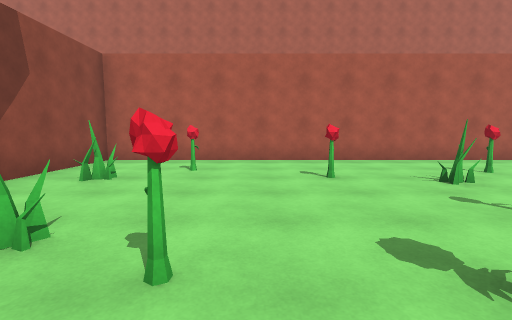
[1] (above)

22 first-person views from a walk through a scene from a Unity 3-D project. The camera is 1.4 m above the floor, tilts 6° down and sees 85° across. The floor is counted in squares, 1.8 m on a side. Each view is taken from the middle of a square. On the plan, view 1 faces up. The plan holds only what a view shows up to about 10 squares ahead; the rest is blank. The place goes on beyond the plan. The player is left out.

[2]
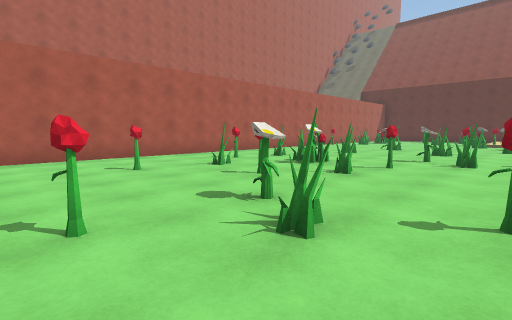

[3]
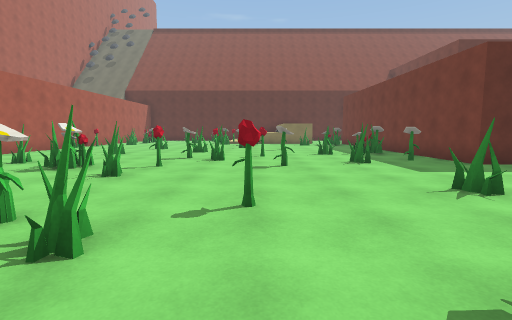

[4]
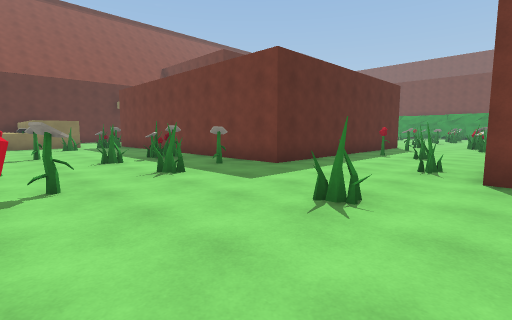

[5]
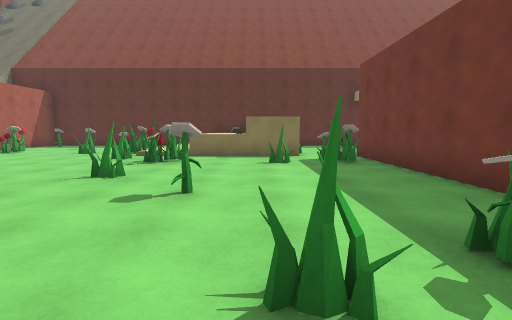

[6]
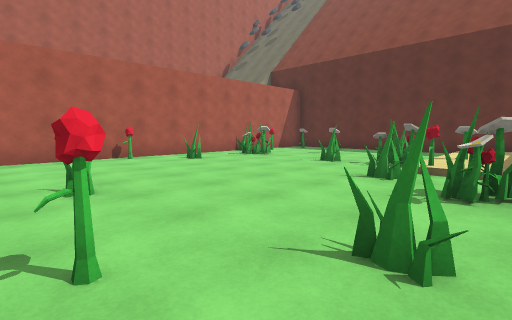

[7]
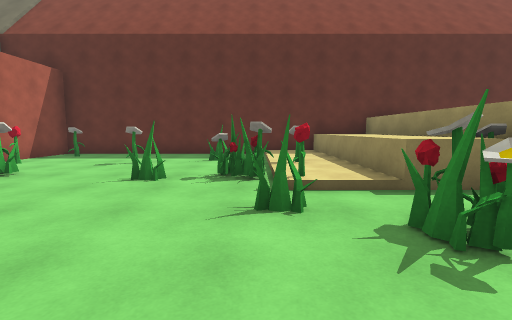

[8]
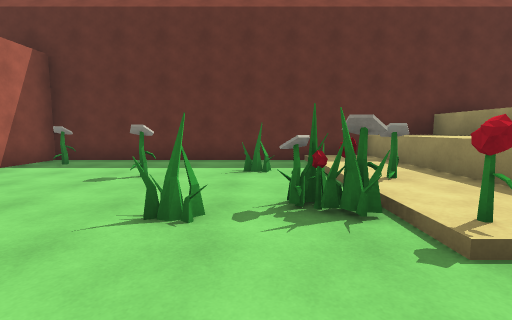

[9]
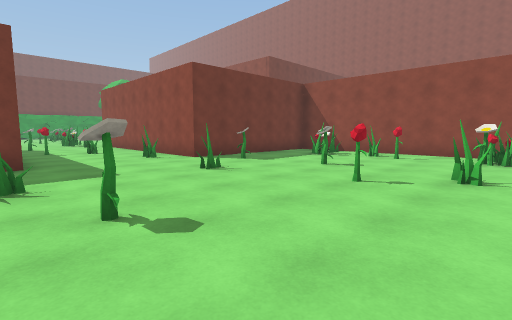

[10]
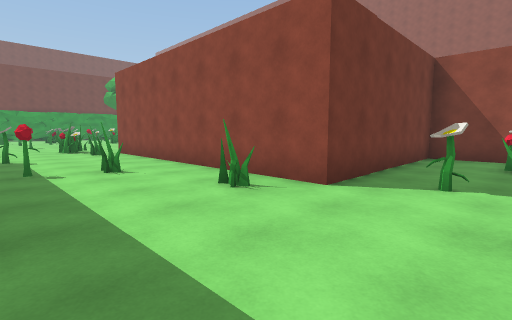

[11]
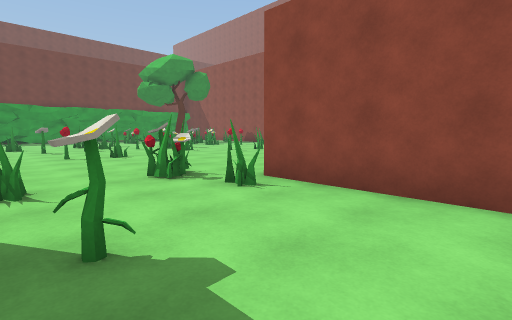

[12]
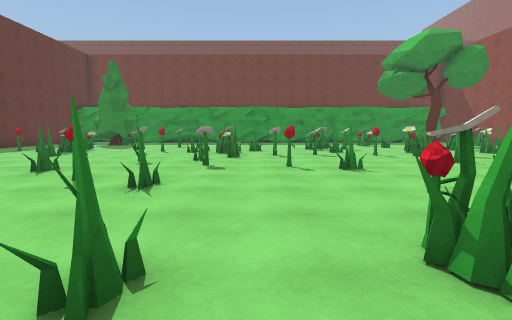

[13]
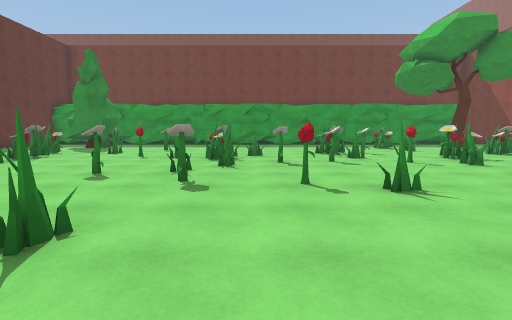

[14]
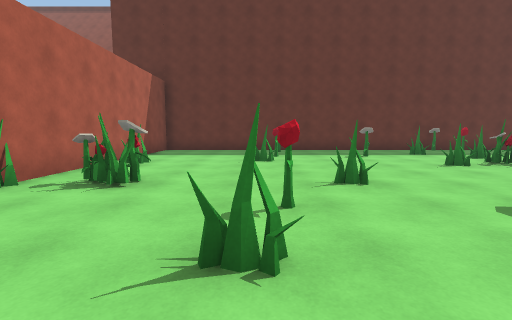

[15]
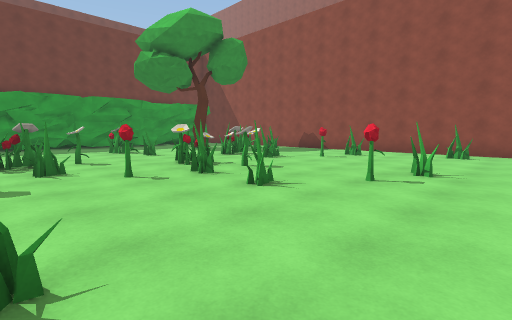

[16]
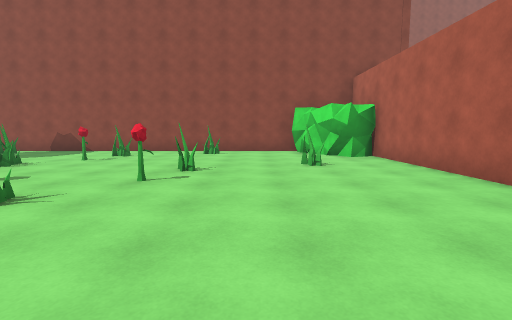

[17]
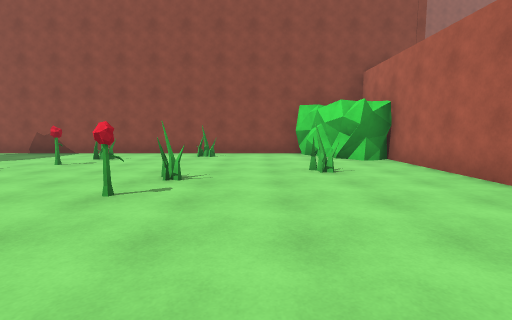

[18]
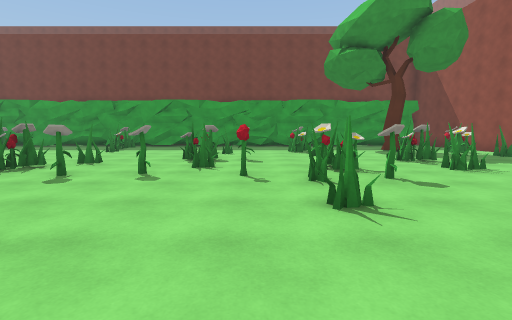

[19]
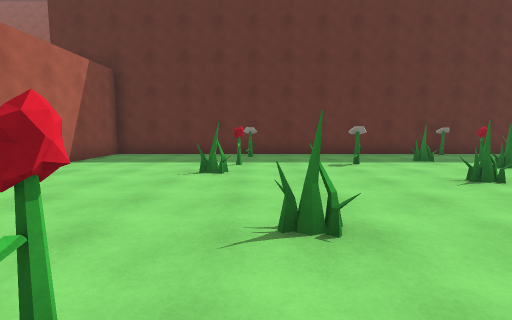

[20]
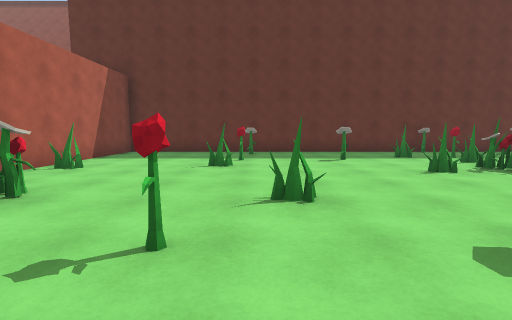

[21]
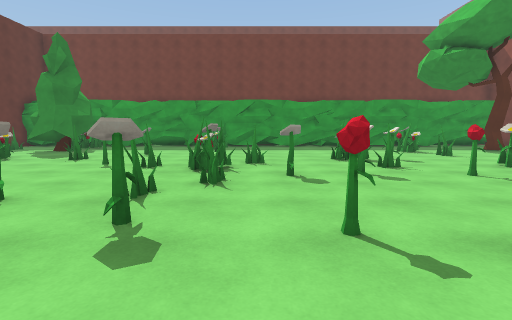

[22]
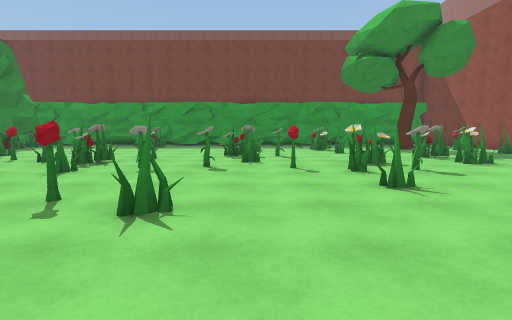

### Floor plan
Points are (right, up) in squares from view 1. A wall is a line through its corners. A room is listed if a view was taken in it or the views show most of it. See-through windows are left out.
Room 1 (views 1, 2, 3, 4, 5, 6, 7, 8, 9, 10, 11, 12)
walls: (15.6, -1.6) (15.6, -1) (21.4, -1); (11.2, 7.4) (-3.9, 7.4) (-3.9, 4.1); (16, -2.7) (21.4, -2.7) (21.4, 7.4) (18.9, 7.4); (15.6, -4.4) (15.6, -2.5); (5.4, -10.4) (5.4, -6.1) (15.6, -6.1); (15.9, 7.4) (13.6, 7.4); (-3.9, 0.6) (-3.9, -6.1) (1.5, -6.1) (1.5, -14.4)
ways out: opening at (3.5, -14.2) to room 2; opening at (15, -5)
objects: other object (-3, -4) to (-2, -4); other object (-3, -3); other object (-3, 0) to (-2, 1); other object (-3, 4); other object (-2, -2); other object (-2, 2); other object (-1, 1); other object (-1, 5); other object (0, -2); other object (1, -5); other object (1, 0); other object (1, 1); other object (1, 5); other object (2, -14); other object (2, -7); other object (2, -4) to (3, -4); other object (2, -1); other object (3, -10); other object (3, 3); other object (3, 4); other object (4, -13); other object (4, -10); other object (4, 2); other object (4, 5); other object (5, -2); other object (5, 1); other object (5, 3); other object (6, -5); other object (6, -4); other object (6, 0) to (7, 0); other object (6, 5); other object (7, -1); other object (7, 1); other object (8, -5) to (9, -5); other object (8, -3); other object (8, 4); other object (9, 1); other object (10, -2); other object (10, 1); other object (11, 3); other object (12, -1) to (12, 0); other object (13, 7); other object (14, -5); other object (14, -4); other object (14, -1) to (14, 0); other object (14, 6); other object (15, 1); other object (16, -2); other object (16, 0); other object (16, 1) to (17, 2); other object (16, 3); other object (16, 5) to (17, 6); other object (18, 0); other object (19, 2); other object (19, 4); other object (19, 7); other object (20, 6)
Room 2 (views 13, 14, 15, 16, 17, 18, 19, 20, 21, 22)
walls: (-1.9, -14.4) (-6.8, -14.4); (15.3, -27.5) (15.3, -14.4) (8.4, -14.4); (-8.7, -16.4) (-8.7, -28.1)
ways out: opening at (3.5, -14.2) to room 1
objects: other object (-8, -28) to (-7, -28); other object (-8, -26); other object (-8, -16) to (-6, -15); other object (-7, -22); other object (-7, -20) to (-7, -19); other object (-5, -25); other object (-5, -23); other object (-4, -25); other object (-4, -24); other object (-4, -17); other object (-3, -19); other object (-2, -28) to (-1, -28); other object (-2, -27); other object (-2, -24) to (-1, -24); other object (-2, -23) to (-2, -22); other object (-2, -20); other object (-1, -23) to (-1, -22); other object (-1, -21); other object (0, -26); other object (0, -23); other object (1, -28) to (1, -27); other object (1, -26) to (2, -25); other object (1, -24); other object (2, -23); other object (2, -20); other object (2, -16) to (3, -15); other object (3, -23); other object (3, -20); other object (4, -25); other object (5, -24) to (5, -23); other object (5, -22); other object (5, -21); other object (5, -20); other object (5, -15); other object (6, -24); other object (6, -18); other object (7, -24); other object (7, -21); other object (7, -18); other object (8, -27); other object (8, -20) to (8, -19); other object (8, -16); other object (8, -14); other object (9, -26); other object (10, -24) to (11, -24); other object (10, -23) to (10, -22); other object (11, -28) to (12, -28); other object (11, -26) to (12, -25); other object (11, -18); other object (11, -15); other object (12, -24); other object (12, -21); other object (12, -19); other object (13, -25); other object (13, -23); other object (14, -19); other object (15, -25)

Positions as (right, up) in squares from view 1, and headings:
1: (0, 0), facing up
2: (-1, -1), facing up-right
3: (-1, -1), facing right
4: (1, -1), facing down-right
5: (7, -3), facing right
6: (10, -1), facing up-right
7: (12, 1), facing right
8: (14, 2), facing right
9: (6, 1), facing down-left
10: (5, -4), facing down-left
11: (5, -11), facing down-left
12: (4, -14), facing down
13: (4, -16), facing down
14: (4, -18), facing right
15: (2, -18), facing down-left
16: (2, -18), facing left
17: (1, -18), facing left
18: (0, -18), facing down
19: (6, -19), facing right
20: (5, -19), facing right
21: (4, -18), facing down
22: (1, -17), facing down
